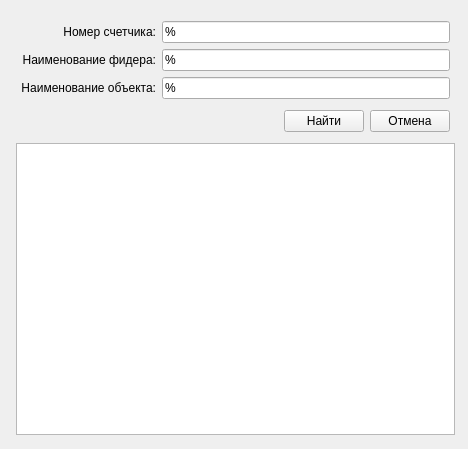
<?xml version="1.0" encoding="UTF-8"?>
<ui version="4.0">
 <class>SearchDialog</class>
 <widget class="QWidget" name="SearchDialog">
  <property name="windowModality">
   <enum>Qt::WindowModal</enum>
  </property>
  <property name="geometry">
   <rect>
    <x>0</x>
    <y>0</y>
    <width>468</width>
    <height>449</height>
   </rect>
  </property>
  <property name="sizePolicy">
   <sizepolicy hsizetype="Fixed" vsizetype="Fixed">
    <horstretch>0</horstretch>
    <verstretch>0</verstretch>
   </sizepolicy>
  </property>
  <property name="windowTitle">
   <string>Найти</string>
  </property>
  <widget class="QWidget" name="verticalLayoutWidget">
   <property name="geometry">
    <rect>
     <x>10</x>
     <y>10</y>
     <width>451</width>
     <height>431</height>
    </rect>
   </property>
   <layout class="QVBoxLayout" name="mainlLayout">
    <property name="sizeConstraint">
     <enum>QLayout::SetMinimumSize</enum>
    </property>
    <property name="margin">
     <number>6</number>
    </property>
    <item>
     <layout class="QGridLayout" name="gridLayout">
      <property name="sizeConstraint">
       <enum>QLayout::SetMinimumSize</enum>
      </property>
      <property name="margin">
       <number>5</number>
      </property>
      <item row="1" column="0">
       <widget class="QLabel" name="label">
        <property name="text">
         <string>Номер счетчика:</string>
        </property>
        <property name="alignment">
         <set>Qt::AlignRight|Qt::AlignTrailing|Qt::AlignVCenter</set>
        </property>
       </widget>
      </item>
      <item row="1" column="1">
       <widget class="QLineEdit" name="txtCounter">
        <property name="text">
         <string>%</string>
        </property>
       </widget>
      </item>
      <item row="4" column="1">
       <layout class="QHBoxLayout" name="horizontalLayout">
        <property name="topMargin">
         <number>5</number>
        </property>
        <item>
         <spacer name="horizontalSpacer">
          <property name="orientation">
           <enum>Qt::Horizontal</enum>
          </property>
          <property name="sizeHint" stdset="0">
           <size>
            <width>40</width>
            <height>20</height>
           </size>
          </property>
         </spacer>
        </item>
        <item>
         <widget class="QPushButton" name="cmdSearch">
          <property name="text">
           <string>Найти</string>
          </property>
         </widget>
        </item>
        <item>
         <widget class="QPushButton" name="cmdCancel">
          <property name="text">
           <string>Отмена</string>
          </property>
         </widget>
        </item>
       </layout>
      </item>
      <item row="2" column="0">
       <widget class="QLabel" name="label_2">
        <property name="text">
         <string>Наименование фидера:</string>
        </property>
        <property name="alignment">
         <set>Qt::AlignRight|Qt::AlignTrailing|Qt::AlignVCenter</set>
        </property>
       </widget>
      </item>
      <item row="2" column="1">
       <widget class="QLineEdit" name="txtFeeder">
        <property name="text">
         <string>%</string>
        </property>
       </widget>
      </item>
      <item row="3" column="0">
       <widget class="QLabel" name="label_3">
        <property name="text">
         <string>Наименование объекта:</string>
        </property>
        <property name="alignment">
         <set>Qt::AlignRight|Qt::AlignTrailing|Qt::AlignVCenter</set>
        </property>
       </widget>
      </item>
      <item row="3" column="1">
       <widget class="QLineEdit" name="txtObject">
        <property name="text">
         <string>%</string>
        </property>
       </widget>
      </item>
     </layout>
    </item>
    <item>
     <widget class="QTableWidget" name="twResult"/>
    </item>
   </layout>
  </widget>
 </widget>
 <resources/>
 <connections>
  <connection>
   <sender>cmdCancel</sender>
   <signal>clicked()</signal>
   <receiver>SearchDialog</receiver>
   <slot>close()</slot>
   <hints>
    <hint type="sourcelabel">
     <x>409</x>
     <y>156</y>
    </hint>
    <hint type="destinationlabel">
     <x>396</x>
     <y>744</y>
    </hint>
   </hints>
  </connection>
  <connection>
   <sender>cmdSearch</sender>
   <signal>clicked()</signal>
   <receiver>SearchDialog</receiver>
   <slot>search()</slot>
   <hints>
    <hint type="sourcelabel">
     <x>325</x>
     <y>144</y>
    </hint>
    <hint type="destinationlabel">
     <x>322</x>
     <y>723</y>
    </hint>
   </hints>
  </connection>
 </connections>
 <slots>
  <slot>search()</slot>
 </slots>
</ui>
